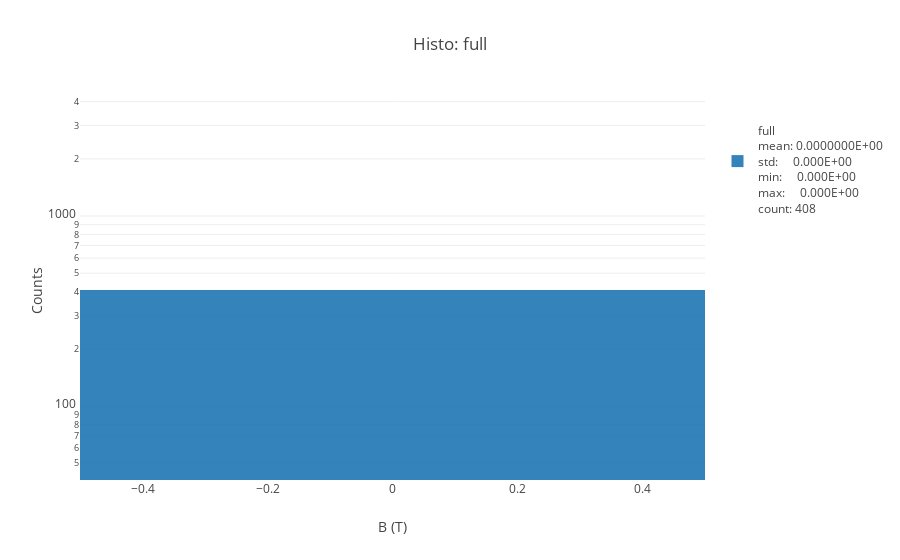
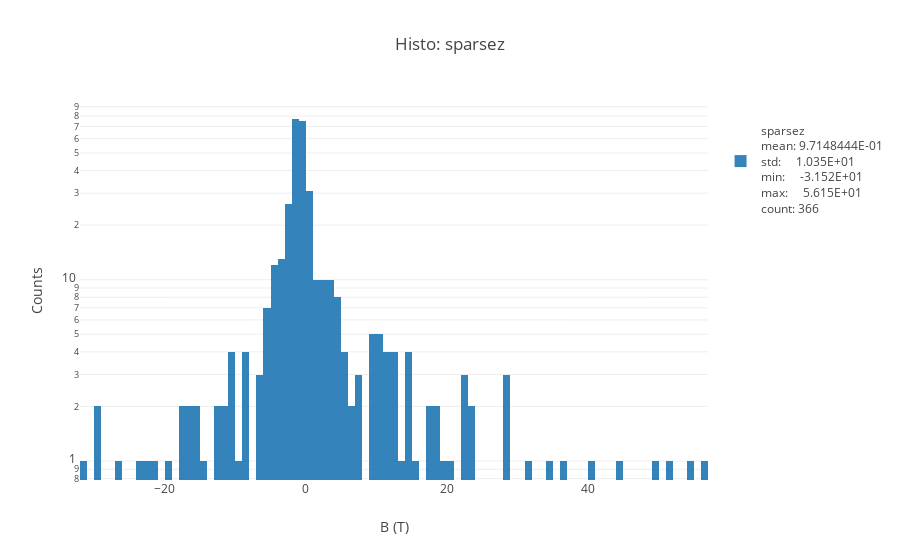
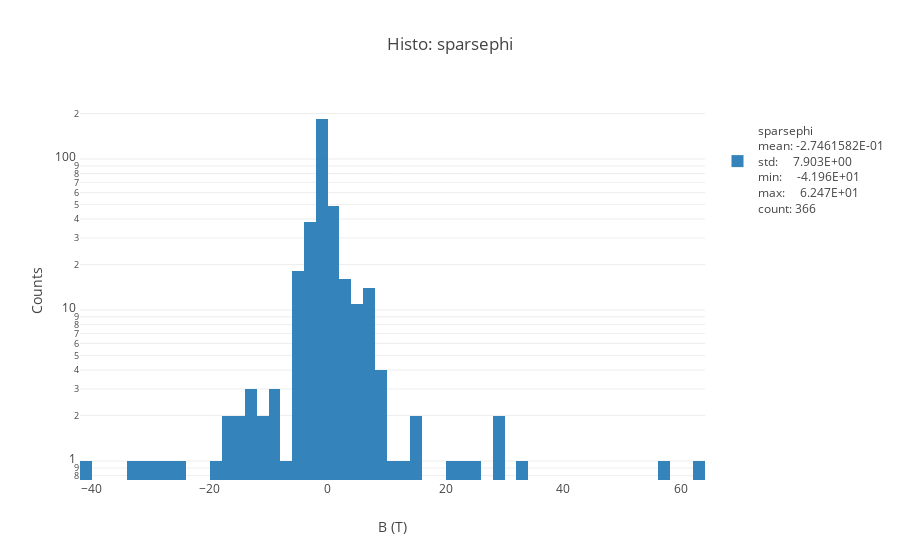
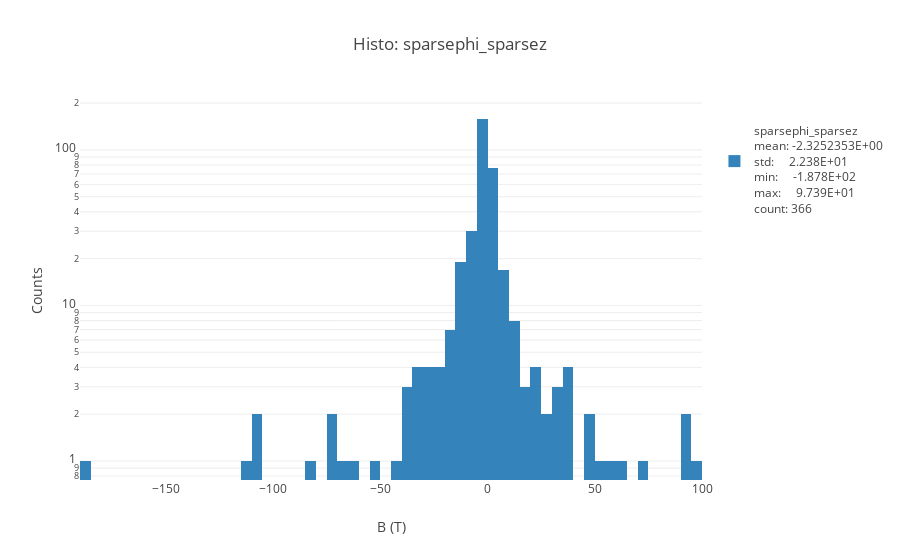

These figures' notebook cell, in order:
### Code cell
for col in df_params.columns:
    dif = (df_params[col]-df_params["full"])/df_params['full']
    dif.name = f"{col}"
    fig = histo(dif,bins=100,yscale='log',cut=[0.05,0.95],inline=True)

### Figure 1 — Plotly figure (JSON) as saved in the notebook; plotly's stock layout.template omitted (floating-point values rounded to 4 significant figures; data arrays with more than 128 entries replaced by an {"elided": "..."} marker saying what was removed)
{"data": [{"name": "<br>full<br>mean: 0.0000000E+00<br>std:     0.000E+00<br>min:     0.000E+00<br>max:     0.000E+00<br>count: 408", "nbinsx": 100, "opacity": 0.9, "type": "histogram", "uid": "9586c121-c8bb-4717-a368-cc29b6afc241", "x": {"elided": "408 int values"}}], "layout": {"barmode": "overlay", "showlegend": true, "title": "Histo: full", "xaxis": {"title": "B (T)"}, "yaxis": {"autorange": true, "title": "Counts", "type": "log"}}}

### Figure 2 — Plotly figure (JSON) as saved in the notebook; plotly's stock layout.template omitted (floating-point values rounded to 4 significant figures; data arrays with more than 128 entries replaced by an {"elided": "..."} marker saying what was removed)
{"data": [{"name": "<br>sparsez<br>mean: 9.7148444E-01<br>std:     1.035E+01<br>min:     -3.152E+01<br>max:     5.615E+01<br>count: 366", "nbinsx": 100, "opacity": 0.9, "type": "histogram", "uid": "da34fd81-5df2-4896-a71c-251e147ff1a7", "x": {"elided": "366 float values"}}], "layout": {"barmode": "overlay", "showlegend": true, "title": "Histo: sparsez", "xaxis": {"title": "B (T)"}, "yaxis": {"autorange": true, "title": "Counts", "type": "log"}}}

### Figure 3 — Plotly figure (JSON) as saved in the notebook; plotly's stock layout.template omitted (floating-point values rounded to 4 significant figures; data arrays with more than 128 entries replaced by an {"elided": "..."} marker saying what was removed)
{"data": [{"name": "<br>sparsephi<br>mean: -2.7461582E-01<br>std:     7.903E+00<br>min:     -4.196E+01<br>max:     6.247E+01<br>count: 366", "nbinsx": 100, "opacity": 0.9, "type": "histogram", "uid": "3fe9cfcc-4618-4fb6-8ef4-3cf2dd20081f", "x": {"elided": "366 float values"}}], "layout": {"barmode": "overlay", "showlegend": true, "title": "Histo: sparsephi", "xaxis": {"title": "B (T)"}, "yaxis": {"autorange": true, "title": "Counts", "type": "log"}}}

### Figure 4 — Plotly figure (JSON) as saved in the notebook; plotly's stock layout.template omitted (floating-point values rounded to 4 significant figures; data arrays with more than 128 entries replaced by an {"elided": "..."} marker saying what was removed)
{"data": [{"name": "<br>sparsephi_sparsez<br>mean: -2.3252353E+00<br>std:     2.238E+01<br>min:     -1.878E+02<br>max:     9.739E+01<br>count: 366", "nbinsx": 100, "opacity": 0.9, "type": "histogram", "uid": "62e9ca7f-b7be-4772-bb6b-cf46eff71522", "x": {"elided": "366 float values"}}], "layout": {"barmode": "overlay", "showlegend": true, "title": "Histo: sparsephi_sparsez", "xaxis": {"title": "B (T)"}, "yaxis": {"autorange": true, "title": "Counts", "type": "log"}}}
